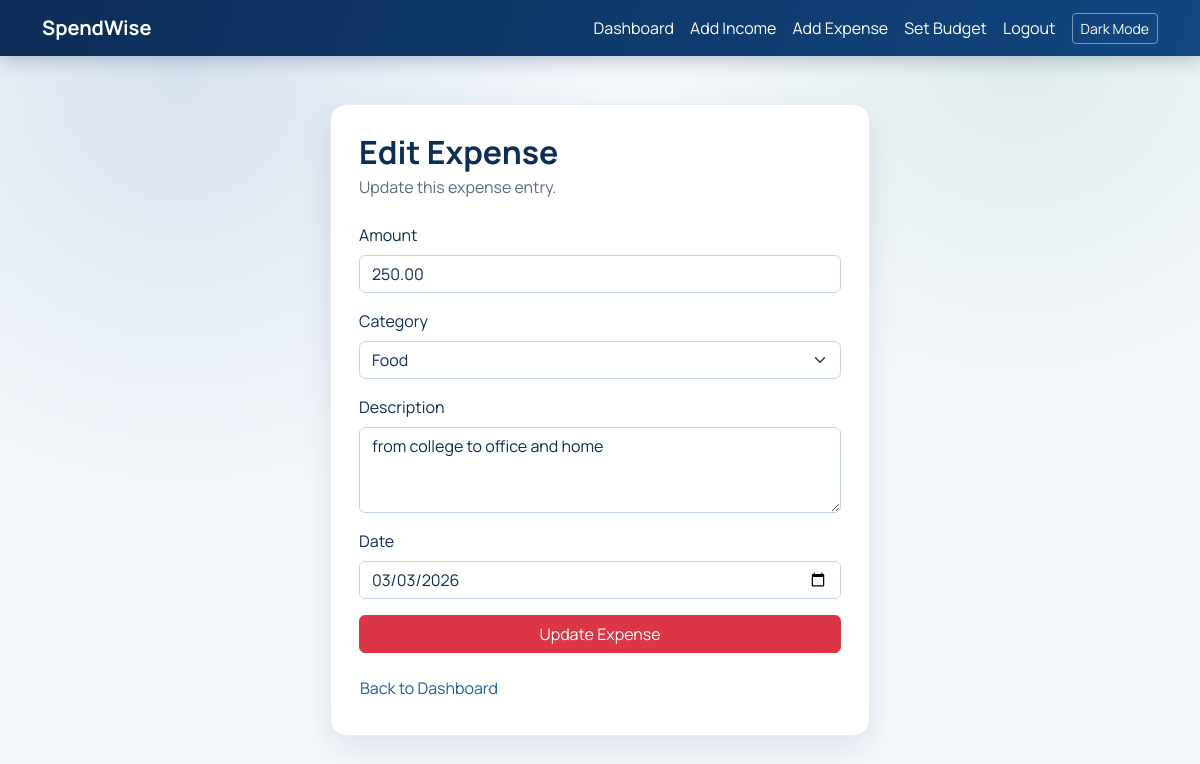
The page /user/expense/edit/1/ (signed in) on the database its author committed.
### core/models.py (models this page shows, shortened)
class Expense(models.Model):
    CATEGORY_CHOICES=[
        ('Food', 'Food'),
        ('Travel', 'Travel'),
        ('Shopping', 'Shopping'),
        ('Bills', 'Bills'),
        ('Other', 'Other'),
    ]
    user=models.ForeignKey(User, on_delete=models.CASCADE)
    amount=models.DecimalField(max_digits=10, decimal_places=2)
    category=models.CharField(max_length=10, choices=CATEGORY_CHOICES)
    description=models.TextField(null=True, blank=True)
    date=models.DateField()
    createdAt=models.DateTimeField(auto_now_add=True)

### core/views.py (the view, shortened to what this page needs)
# urls.py: path('user/expense/edit/<int:id>/' ,editExpense, name='editExpense'),
def editExpense(request, id):
    expense=get_object_or_404(Expense, id=id, user=request.user)
    return render(request, 'editExpense.html', {'expense': expense})

### core/templates/editExpense.html (shortened to what this page needs)
{% extends 'base.html' %}
{% block content %}
<div class="app-card auth-card">
    <h2 class="fw-bold mb-1">Edit Expense</h2>
    <p class="text-secondary mb-4">Update this expense entry.</p>
    <form method="POST">
        <div class="mb-3">
            <label class="form-label">Amount</label>
            <input type="number" class="form-control" step="0.01" name="amount" value="{{ expense.amount }}" required>
        </div>
        <div class="mb-3">
            <label class="form-label">Category</label>
            <select class="form-select" name="category" required>
                <option value="Food" {% if expense.category == 'Food' %}selected{% endif %}>Food</option>
            </select>
        </div>
        <div class="mb-3">
            <label class="form-label">Description</label>
            <textarea class="form-control" name="description" rows="3">{{ expense.description }}</textarea>
        </div>
        <div class="mb-3">
            <label class="form-label">Date</label>
            <input type="date" class="form-control" name="date" value="{{ expense.date|date:'Y-m-d' }}" required>
        </div>
        <button type="submit" class="btn btn-expense w-100">Update Expense</button>
    </form>
    <a href="{% url 'dashboard' %}" class="btn btn-link text-decoration-none px-0 mt-3">Back to Dashboard</a>
</div>
{% endblock %}

### core/static/core/css/style.css (style rules this page uses)
:root { --sw-blue-900: #0c2d57; --sw-blue-800: #11467f; --sw-blue-700: #1a5ea6; --sw-white: #ffffff; --sw-gray-50: #f4f7fb; --sw-gray-100: #e7edf4; --sw-gray-600: #5a6b82; --sw-income: #198754; --sw-expense: #dc3545; --sw-shadow: 0 12px 32px rgba(12, 45, 87, 0.1); --sw-page-bg: #f4f7fb; --sw-surface: #ffffff; --sw-border: #e7edf4; --sw-text-primary: #0c2d57; --sw-text-muted: #5a6b82; --sw-nav-start: #0c2d57; --sw-nav-end: #11467f; --sw-nav-link: #ffffff; --sw-nav-link-hover: #cfe3ff; --sw-badge-bg: #d7e8ff; --sw-badge-border: #bcd8ff; --sw-badge-text: #0c2d57; --sw-focus-border: #c5d6ea; --sw-spot-1: rgba(26, 94, 166, 0.13); --sw-spot-2: rgba(25, 135, 84, 0.1); --sw-link: #1a5ea6; --sw-link-hover: #11467f; --sw-button-text: #ffffff; }
body.app-body { font-family: "Manrope", sans-serif; background: radial-gradient(circle at 15% 10%, var(--sw-spot-1), transparent 34%), radial-gradient(circle at 85% 5%, var(--sw-spot-2), transparent 28%), var(--sw-page-bg); color: var(--sw-text-primary); min-height: 100vh; }
.hero-section, .app-card { background: var(--sw-surface); border: 1px solid var(--sw-border); border-radius: 1rem; box-shadow: var(--sw-shadow); overflow: hidden; }
.text-secondary { color: var(--sw-text-muted) !important; }
.auth-card { max-width: 540px; margin: 0 auto; padding: 1.75rem; }
.form-control, .form-select, .form-control:focus, .form-select:focus { border-color: var(--sw-focus-border); box-shadow: none; }
.form-control, .form-select, .table, .table th, .table td { color: var(--sw-text-primary); }
.form-control::placeholder, textarea::placeholder { color: var(--sw-text-muted); opacity: 0.8; }
.btn-expense { color: var(--sw-white); background-color: var(--sw-expense); border-color: var(--sw-expense); }
a, .btn-link { color: var(--sw-link); }

### rows shown on the page
Expense: amount "250.00", category "Food", description "from college to office and home", date "03/03/2026"
